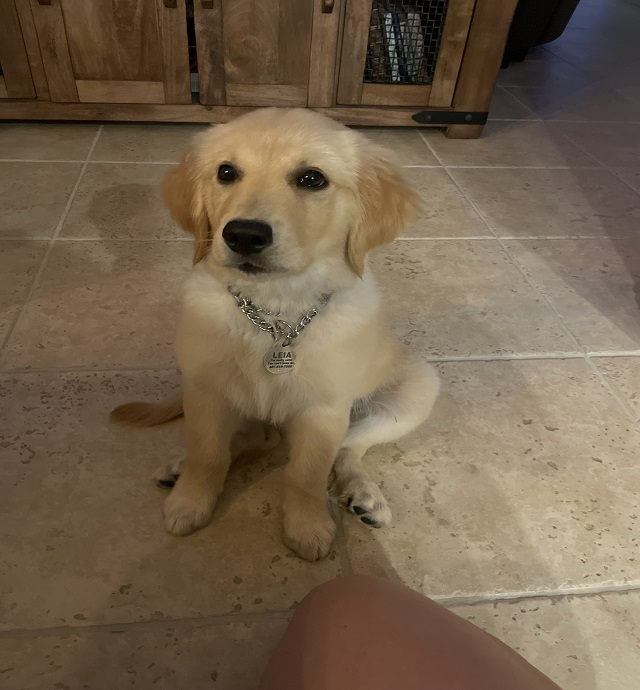
#> input picture projects/bmh18v/Week11/docs/photos/dog.jpg, 640 x 690 px
$ jupyter execute --allow-errors imgFun.ipynb   (shell and % lines are left out)
#> lines starting #> are read from the running program, lines starting #| are printed output that depends on the picture; after the words box and inside, x2 and y2 are one past the last pixel; in counts of white or black regions, pixels touching at a corner belong together
[cell 1]
import cv2 as cv
import numpy as np
import matplotlib.pyplot as plt

[cell 2]
# create translate(): x and y: number of pixels to shift along axes
def translate(img, x, y):
    # create translation matrix: here, two lists inside of a list
    transMat = np.float32([[1, 0, x], [0, 1, y]])
    dimensions = (img.shape[1], img.shape[0]) # tuple width/height
    # Note: warpAffine accepts image path, defined matrix, and dimensions
    # x values: shift right
    # -x values: shift left
    # y values : shift down
    # -y values: shift up
    return cv.warpAffine(img, transMat, dimensions)

# create rotate(): image, image angle to rotate around, and rotation point
def rotate(img, angle, rotPoint=None): # None=rotating around center
    (height, width) = img.shape[:2] # get image height/width

    if rotPoint is None: # assume rotating around center
        (width // 2, height // 2) # center

    # getRotationMatix2d() accepts center of rotation, angle, and scale
    rotMat = cv.getRotationMatrix2D(rotPoint, angle, 1.0)
    dimensions = (width, height)

    # return rotated image
    return cv.warpAffine(img, rotMat, dimensions)

[cell 3]
img_dog = cv.imread('photos/dog.jpg')
#> img_dog is the input picture: shape (690, 640, 3); mean B, G, R 76.7, 98.1, 116.1
# read in images (return images as matrix of pixels)
# also, could draw an existing image
img_dog = cv.imread('photos/dog.jpg')

# image dimensions (in pixels)
dimensions = img_dog.shape
#> dimensions = (690, 640, 3)

# image height, width, number of channels
height = img_dog.shape[0]
#> height = 690
width = img_dog.shape[1]
#> width = 640
channels = img_dog.shape[2]
#> channels = 3

print("\nMetadata (Note: Number of Channels (3) represent RGB channels.):")
print("Dimensions: ", dimensions)
#| Dimensions:  (690, 640, 3)
print("Height: ", height)
#| Height:  690
print("Width: ", width)
#| Width:  640
print("Channels: ", channels)
#| Channels:  3

# a. convert to BGR image to grayscale
img_gray_scale = cv.cvtColor(img_dog, cv.COLOR_BGR2GRAY)
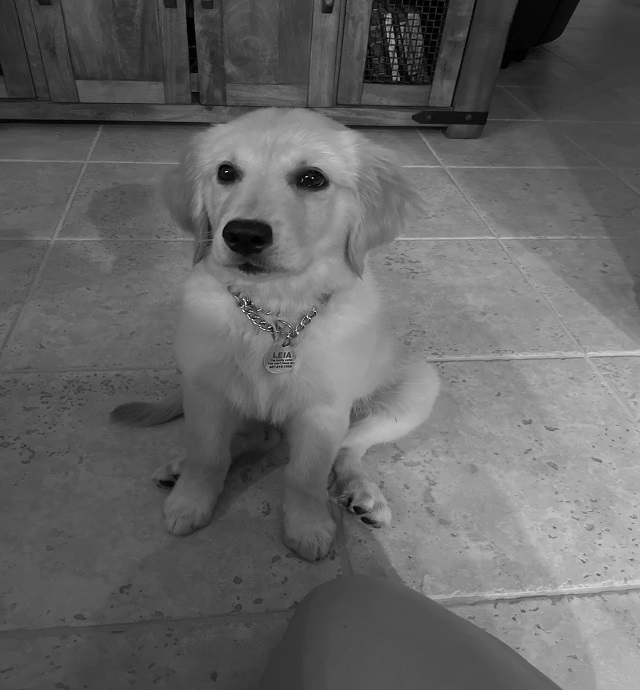
#> img_gray_scale: shape (690, 640); min 0, max 254, mean 101.1
plt.title('Dog Gray Scale', fontweight="bold")
plt.imshow(img_gray_scale)
plt.show()

# b. blur image (image, ksize, signmaX, dst, sigmaY, borderType)
img_blur = cv.GaussianBlur(img_dog, (9, 9), cv.BORDER_DEFAULT)
plt.title('Dog Blur', fontweight="bold")
plt.imshow(img_blur)
plt.show()

# c. edge detection (image, threshold1, threshold2, edges, apertureSize)
img_edge_detection = cv.Canny(img_dog, 125, 175)
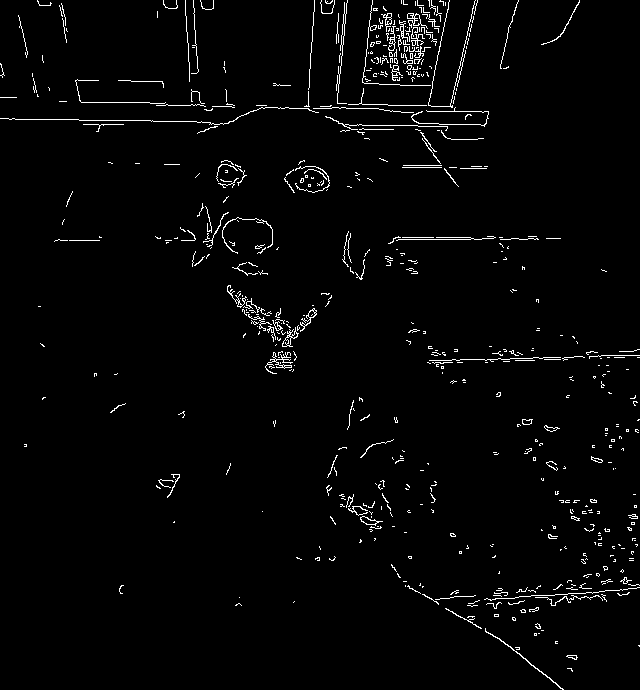
#> img_edge_detection: shape (690, 640); 2.3% white in thin lines or dots
plt.title('Dog Edges', fontweight="bold")
plt.imshow(img_edge_detection)
plt.show()

# d. edge detection (image, threshold1, threshold2, edges, apertureSize)
# reduce edges by blurring image (Note: fewer edges detected)
img_edge_detection2 = cv.Canny(img_dog, 125, 175)
plt.title('Dog Edges2', fontweight="bold")
plt.imshow(img_edge_detection2)
plt.show()

# e. image dilation (image, kernel, iterations)
img_dilated = cv.dilate(img_edge_detection2, (9, 9), iterations=3)
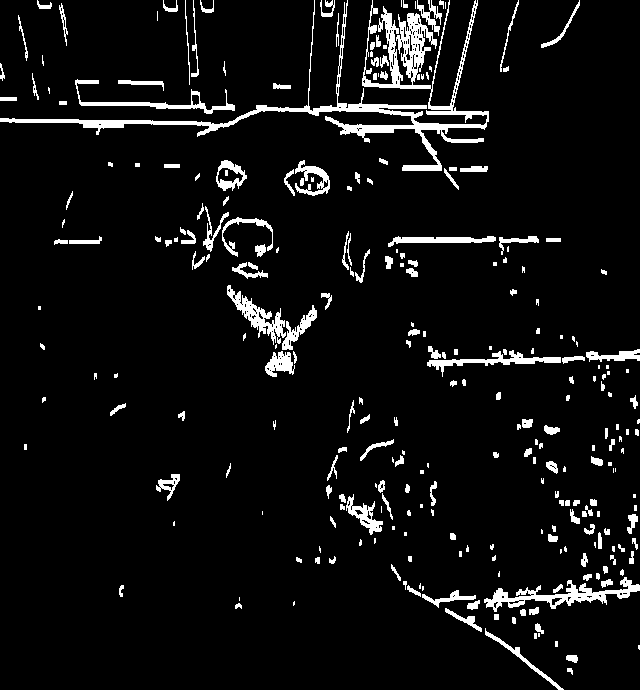
#> img_dilated: shape (690, 640); 6.2% white; 272 white regions (95 under 20 px), largest, box (x1, y1, x2, y2) and area: (0, 0, 489, 171) 7841, (484, 577, 640, 612) 1621, (227, 285, 286, 345) 1006
plt.title('Dog Dilated Image', fontweight="bold")
plt.imshow(img_dilated)
plt.show()

# f. image eroding (image, kernel, iterations)
# erode image (Note: values here attemps to "undilate" previous dilation)
img_eroded = cv.erode(img_dilated, (9, 9), iterations=3)
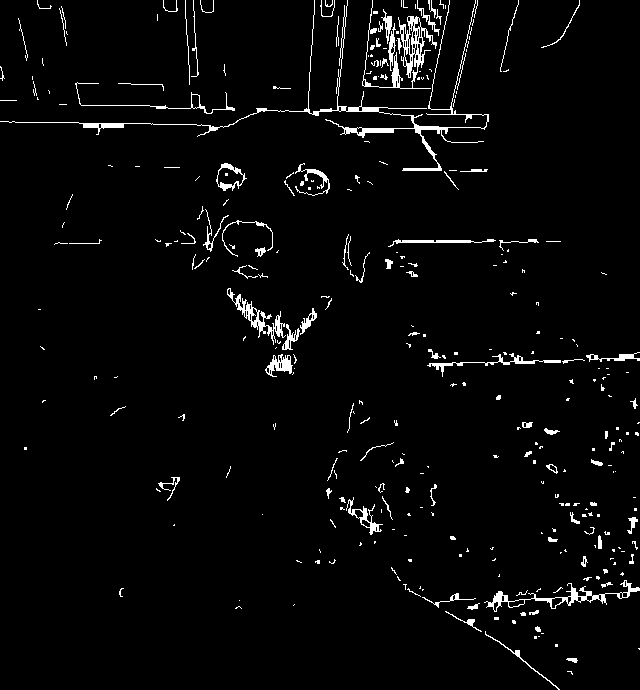
#> img_eroded: shape (690, 640); 3.1% white; 326 white regions (227 under 20 px), largest, box (x1, y1, x2, y2) and area: (0, 0, 489, 171) 2470, (362, 0, 437, 89) 1189, (484, 580, 640, 612) 810
plt.title('Dog Eroded Image', fontweight="bold")
plt.imshow(img_eroded)
plt.show()

# resize and crop images
# g. resize images (image, destinationSize, interpolation)
img_resize_smaller = cv.resize(
img_dog, (320, 345), interpolation=cv.INTER_AREA)
plt.title('Dog Resize Image Smaller', fontweight="bold")
plt.imshow(img_resize_smaller)
plt.show()

img_resize_larger = cv.resize(
img_dog, (1280, 1380), interpolation=cv.INTER_CUBIC)
plt.title('Dog Resize Image Larger', fontweight="bold")
plt.imshow(img_resize_larger)
plt.show()

# h. crop images: using array slicing! (Note: images are arrays!)
img_crop = img_dog[50:400, 300:640]
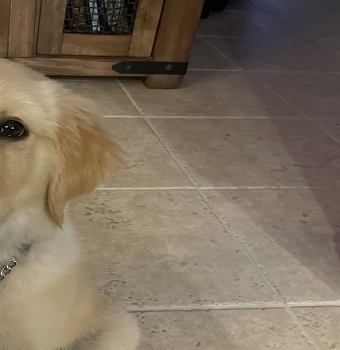
#> img_crop: shape (350, 340, 3); mean B, G, R 93.3, 110.9, 124.8
plt.title('Dog Crop Image', fontweight="bold")
plt.imshow(img_crop)
plt.show()

# image transformations: translation, rotation, resizing, clipping, and cropping
# i. translation: shifting image along x and y axes
img_oregon = cv.imread('photos/oregon_river.jpeg')
plt.title('Oregon River', fontweight="bold")
#> (the rest of this cell did not finish here and is left out)
